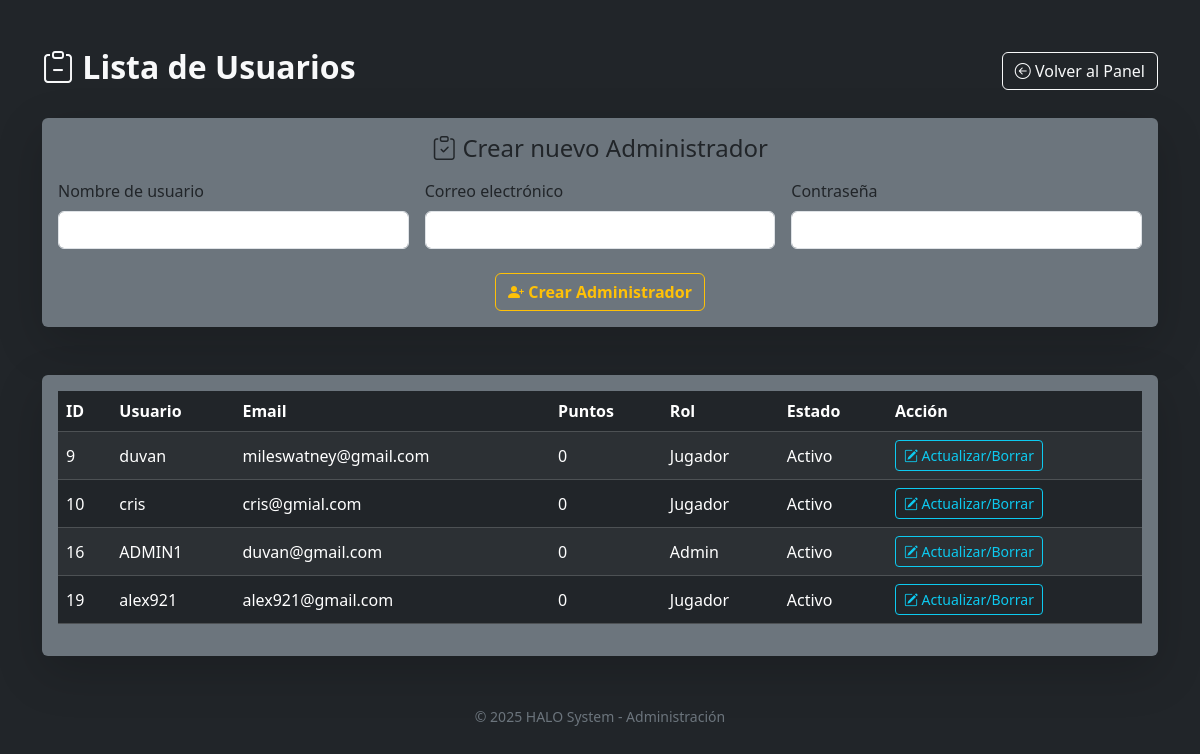
The app's page /model/admin/ver_usuarios.php (signed in) with its own data.
### tables this page shows
CREATE TABLE `users` (
  `id_user` int(11) NOT NULL,
  `username` varchar(60) DEFAULT NULL,
  `email` varchar(100) DEFAULT NULL,
  `password` varchar(255) DEFAULT NULL,
  `id_rol` int(11) DEFAULT NULL,
  `id_avatar` int(11) DEFAULT NULL,
  `points` int(11) DEFAULT 0,
  `level_id` int(11) DEFAULT NULL,
  `last_login` datetime DEFAULT NULL,
  `id_status` int(11) DEFAULT NULL,
  `id_weapons` int(11) DEFAULT NULL,
  `id_world` int(11) DEFAULT NULL
);

CREATE TABLE `roles` (
  `id_rol` int(11) NOT NULL,
  `name` varchar(50) DEFAULT NULL,
  `description` varchar(255) DEFAULT NULL
);

CREATE TABLE `status` (
  `id_status` int(11) NOT NULL,
  `name` varchar(80) DEFAULT NULL
);

### model/admin/ver_usuarios.php (the view, shortened to what this page needs)
<?php
$db = new Database;
$con = $db->conectar();
$sql = $con->prepare("
    SELECT
        u.id_user,
        u.username,
        u.email,
        u.points,
        r.name AS rol,
        s.name AS estado
    FROM users u
    INNER JOIN roles r ON u.id_rol = r.id_rol
    INNER JOIN status s ON u.id_status = s.id_status
    ORDER BY u.id_user ASC
");
$sql->execute();
$usuarios = $sql->fetchAll(PDO::FETCH_ASSOC);
?>
<!DOCTYPE html>
<html lang="es">
<head>
    <link href="https://cdn.jsdelivr.net/npm/bootstrap@5.3.3/dist/css/bootstrap.min.css" rel="stylesheet">
    <link href="https://cdn.jsdelivr.net/npm/bootstrap-icons@1.11.3/font/bootstrap-icons.css" rel="stylesheet">
</head>
<body class="bg-dark text-light">
<div class="container mt-5">
    <div class="d-flex justify-content-between align-items-center mb-4">
        <h2 class="fw-bold"><i class="bi bi-clipboard-minus"></i> Lista de Usuarios</h2>
        <a href="dashboard.php" class="btn btn-outline-light">
            <i class="bi bi-arrow-left-circle"></i> Volver al Panel
        </a>
    </div>
    <div class="card bg-secondary mb-5 border-0 shadow-lg">
        <div class="card-body">
            <h4 class="text-center mb-3"><i class="bi bi-clipboard-check"></i> Crear nuevo Administrador</h4>
            <form method="POST" autocomplete="off">
                <div class="row g-3">
                    <div class="col-md-4">
                        <label class="form-label">Nombre de usuario</label>
                        <input type="text" name="username" class="form-control" required>
                    </div>
                    <div class="col-md-4">
                        <label class="form-label">Correo electrónico</label>
                        <input type="email" name="email" class="form-control" required>
                    </div>
                    <div class="col-md-4">
                        <label class="form-label">Contraseña</label>
                        <input type="password" name="password" class="form-control" required>
                    </div>
                </div>
                <div class="mt-4 text-center">
                    <button type="submit" name="crear_admin" class="btn btn-outline-warning fw-bold">
                        <i class="bi bi-person-plus-fill"></i> Crear Administrador
                    </button>
                </div>
            </form>
        </div>
    </div>
    <div class="card bg-secondary shadow-lg border-0">
        <div class="card-body">
            <table class="table table-dark table-striped table-hover align-middle">
                <thead>
                    <tr>
                        <th>ID</th>
                        <th>Usuario</th>
                        <th>Email</th>
                        <th>Puntos</th>
                        <th>Rol</th>
                        <th>Estado</th>
                        <th>Acción</th>
                    </tr>
                </thead>
                <tbody>
                    <?php if (!empty($usuarios)): ?>
                        <?php foreach ($usuarios as $usuario): ?>
                            <tr>
                                <td><?= htmlspecialchars($usuario['id_user']) ?></td>
                                <td><?= htmlspecialchars($usuario['username']) ?></td>
                                <td><?= htmlspecialchars($usuario['email']) ?></td>
                                <td><?= htmlspecialchars($usuario['points']) ?></td>
                                <td><?= htmlspecialchars($usuario['rol']) ?></td>
                                <td><?= htmlspecialchars($usuario['estado']) ?></td>
                                <td>
                                    <button type="button"
                                            class="btn btn-outline-info btn-sm"
                                            onclick="window.open(
                                                'update.php?id=<?= $usuario['id_user'] ?>',
                                                'ActualizarUsuario',
                                                'width=700,height=700,toolbar=no,scrollbars=yes,resizable=yes'
                                            ); return false;">
                                        <i class="bi bi-pencil-square"></i> Actualizar/Borrar
                                    </button>
                                </td>
                            </tr>
                        <?php endforeach; ?>
                    <?php else: ?>
                        <tr><td colspan="7" class="text-center">No hay usuarios registrados.</td></tr>
                    <?php endif; ?>
                </tbody>
            </table>
        </div>
    </div>
</div>
<footer class="text-center mt-5 text-secondary">
    <small>© <?= date('Y') ?> HALO System - Administración</small>
</footer>
</body>
</html>

### records on screen
users: id_user "9", username "duvan", email "mileswatney@gmail.com", points "0", id_rol.name "Jugador", id_status.name "Activo"
users: id_user "10", username "cris", email "cris@gmial.com", points "0", id_rol.name "Jugador", id_status.name "Activo"
users: id_user "16", username "ADMIN1", email "duvan@gmail.com", points "0", id_rol.name "Admin", id_status.name "Activo"
users: id_user "19", username "alex921", email "alex921@gmail.com", points "0", id_rol.name "Jugador", id_status.name "Activo"
